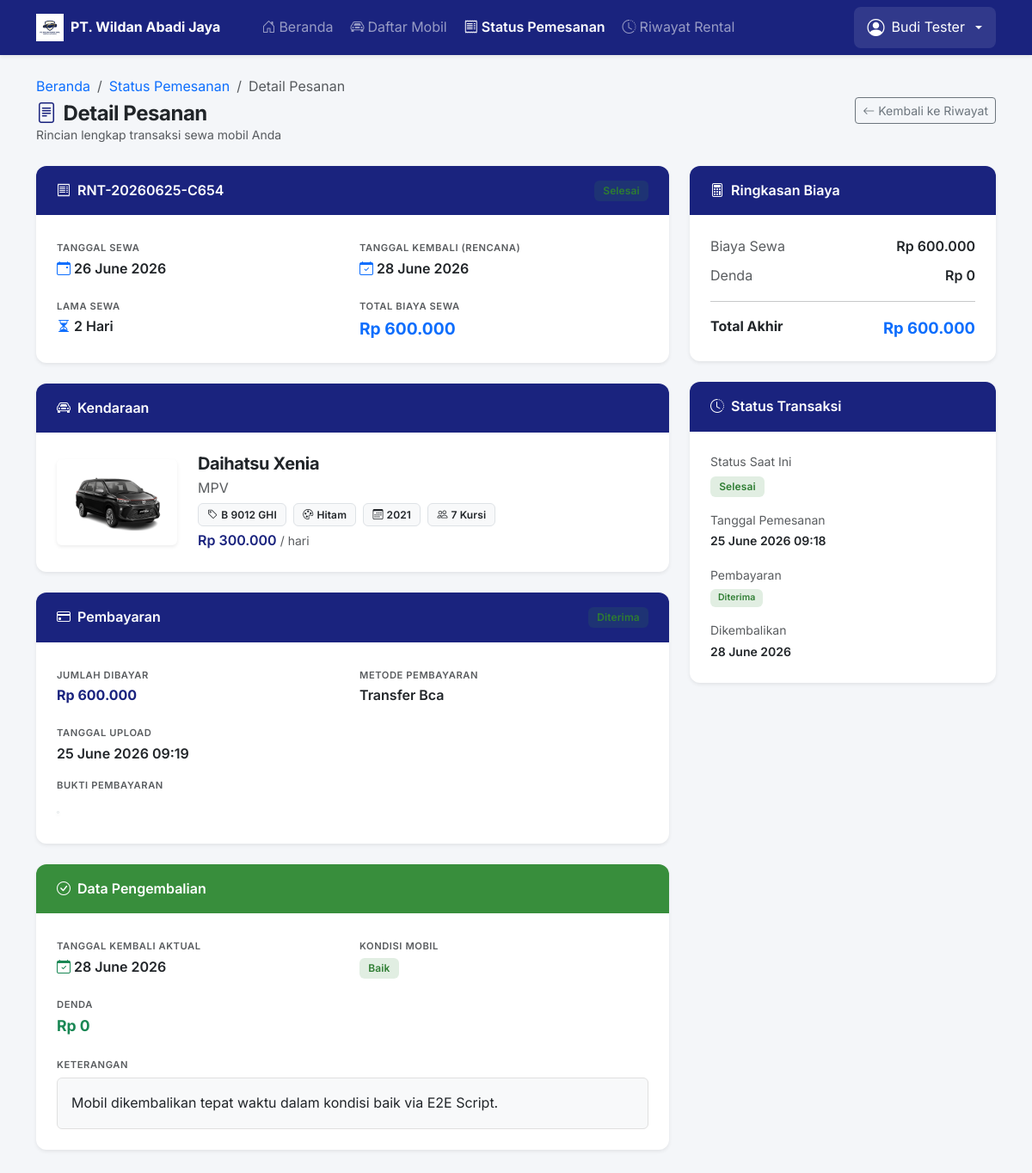
Screenshot of /customer/detail-pesanan.php?id=2 (signed in) with the database file from the repository.
### tables this page shows
CREATE TABLE `pemesanan` (
  `id` int(10) UNSIGNED NOT NULL,
  `kode_pesan` varchar(25) NOT NULL,
  `customer_id` int(10) UNSIGNED NOT NULL,
  `mobil_id` int(10) UNSIGNED NOT NULL,
  `tanggal_sewa` date NOT NULL,
  `tanggal_kembali` date NOT NULL,
  `lama_sewa` tinyint(4) NOT NULL COMMENT 'dalam hari',
  `total_biaya` decimal(14,2) NOT NULL,
  `catatan` text DEFAULT NULL,
  `status` enum('menunggu_pembayaran','menunggu_konfirmasi','aktif','selesai','dibatalkan') NOT NULL DEFAULT 'menunggu_pembayaran',
  `created_at` timestamp NOT NULL DEFAULT current_timestamp(),
  `updated_at` timestamp NOT NULL DEFAULT current_timestamp() ON UPDATE current_timestamp()
);

CREATE TABLE `mobil` (
  `id` int(10) UNSIGNED NOT NULL,
  `nama_mobil` varchar(100) NOT NULL,
  `tipe` varchar(50) NOT NULL,
  `tahun` year(4) DEFAULT NULL,
  `kapasitas` tinyint(4) DEFAULT NULL COMMENT 'jumlah penumpang',
  `warna` varchar(50) DEFAULT NULL,
  `plat_nomor` varchar(20) DEFAULT NULL,
  `harga_per_hari` decimal(12,2) NOT NULL,
  `deskripsi` text DEFAULT NULL,
  `foto` varchar(255) DEFAULT NULL,
  `status` enum('tersedia','disewa','servis') NOT NULL DEFAULT 'tersedia',
  `created_at` timestamp NOT NULL DEFAULT current_timestamp(),
  `updated_at` timestamp NOT NULL DEFAULT current_timestamp() ON UPDATE current_timestamp()
);

CREATE TABLE `pembayaran` (
  `id` int(10) UNSIGNED NOT NULL,
  `pemesanan_id` int(10) UNSIGNED NOT NULL,
  `jumlah_bayar` decimal(14,2) NOT NULL,
  `metode_pembayaran` varchar(50) NOT NULL COMMENT 'transfer_bca, transfer_bri, dll',
  `bukti_pembayaran` varchar(255) NOT NULL COMMENT 'path file upload',
  `status` enum('menunggu','diterima','ditolak') NOT NULL DEFAULT 'menunggu',
  `catatan_admin` text DEFAULT NULL,
  `verified_by` int(10) UNSIGNED DEFAULT NULL COMMENT 'user_id admin yang verifikasi',
  `verified_at` timestamp NULL DEFAULT NULL,
  `created_at` timestamp NOT NULL DEFAULT current_timestamp()
);

CREATE TABLE `pengembalian` (
  `id` int(10) UNSIGNED NOT NULL,
  `pemesanan_id` int(10) UNSIGNED NOT NULL,
  `tanggal_kembali_aktual` date NOT NULL,
  `kondisi_mobil` enum('baik','rusak_ringan','rusak_berat') NOT NULL DEFAULT 'baik',
  `denda` decimal(12,2) NOT NULL DEFAULT 0.00,
  `keterangan` text DEFAULT NULL,
  `processed_by` int(10) UNSIGNED DEFAULT NULL COMMENT 'admin yang proses (jika via admin)',
  `created_at` timestamp NOT NULL DEFAULT current_timestamp()
);

### customer/detail-pesanan.php (the view, shortened to what the rows shown need)
<?php
require_once '../config/db.php';
require_once '../includes/functions.php';
$id = filter_var($_GET['id'] ?? 0, FILTER_VALIDATE_INT);
$stmt = $pdo->prepare("
    SELECT p.*,
           m.nama_mobil, m.tipe, m.plat_nomor, m.harga_per_hari, m.foto AS foto_mobil, m.warna, m.tahun, m.kapasitas
    FROM pemesanan p
    JOIN mobil m ON p.mobil_id = m.id
    WHERE p.id = ? AND p.customer_id = ?
");
$stmt->execute([$id, $_SESSION['user_id']]);
$trx = $stmt->fetch();
$stmtBayar = $pdo->prepare("SELECT * FROM pembayaran WHERE pemesanan_id = ? ORDER BY id DESC LIMIT 1");
$stmtBayar->execute([$id]);
$pembayaran = $stmtBayar->fetch();
$stmtKembali = $pdo->prepare("SELECT * FROM pengembalian WHERE pemesanan_id = ?");
$stmtKembali->execute([$id]);
$pengembalian = $stmtKembali->fetch();
require_once '../includes/header.php';
require_once '../includes/navbar-customer.php';
?>
<div class="container py-4">
    <div class="row g-4">
        <div class="col-lg-8">
            <div class="card border-0 shadow-sm mb-4" style="border-radius: 12px; overflow: hidden;">
                <div class="card-header py-3 px-4 border-0 d-flex justify-content-between align-items-center"
                     style="background-color: var(--color-primary); color: white;">
                    <span class="fw-semibold">
                        <i class="bi bi-receipt me-2"></i><?= htmlspecialchars($trx['kode_pesan']) ?>
                    </span>
                    <?= getStatusBadge($trx['status']) ?>
                </div>
                <div class="card-body p-4">
                    <div class="row g-3">
                        <div class="col-sm-6">
                            <label class="text-muted small fw-semibold text-uppercase" style="font-size:0.7rem; letter-spacing:0.05em;">
                                Tanggal Sewa
                            </label>
                            <div class="fw-semibold"><i class="bi bi-calendar-event me-1 text-primary"></i><?= date('d F Y', strtotime($trx['tanggal_sewa'])) ?></div>
                        </div>
                        <div class="col-sm-6">
                            <label class="text-muted small fw-semibold text-uppercase" style="font-size:0.7rem; letter-spacing:0.05em;">
                                Tanggal Kembali (Rencana)
                            </label>
                            <div class="fw-semibold"><i class="bi bi-calendar-check me-1 text-primary"></i><?= date('d F Y', strtotime($trx['tanggal_kembali'])) ?></div>
                        </div>
                        <div class="col-sm-6">
                            <label class="text-muted small fw-semibold text-uppercase" style="font-size:0.7rem; letter-spacing:0.05em;">
                                Lama Sewa
                            </label>
                            <div class="fw-semibold"><i class="bi bi-hourglass-split me-1 text-primary"></i><?= $trx['lama_sewa'] ?> Hari</div>
                        </div>
                        <div class="col-sm-6">
                            <label class="text-muted small fw-semibold text-uppercase" style="font-size:0.7rem; letter-spacing:0.05em;">
                                Total Biaya Sewa
                            </label>
                            <div class="fw-bold text-primary" style="font-size:1.2rem;">
                                <?= formatRupiah($trx['total_biaya']) ?>
                            </div>
                        </div>
                    </div>
                </div>
            </div>
            <div class="card border-0 shadow-sm mb-4" style="border-radius: 12px; overflow: hidden;">
                <div class="card-body p-4">
                    <div class="d-flex gap-4 align-items-center flex-wrap">
                        <?php if ($trx['foto_mobil']): ?>
                            <img src="/rental-mobil/assets/uploads/mobil/<?= htmlspecialchars($trx['foto_mobil']) ?>"
                                 alt="Foto Mobil"
                                 class="rounded shadow-sm"
                                 style="width:140px; height:100px; object-fit:cover; border-radius:10px;">
                        <?php endif; ?>
                        <div>
                            <h5 class="fw-bold mb-1"><?= htmlspecialchars($trx['nama_mobil']) ?></h5>
                            <div class="text-muted mb-1"><?= htmlspecialchars($trx['tipe']) ?></div>
                            <div class="d-flex flex-wrap gap-2 mb-1">
                                <span class="badge bg-light text-dark border"><i class="bi bi-tag me-1"></i><?= htmlspecialchars($trx['plat_nomor'] ?? '-') ?></span>
                                <?php if ($trx['warna']): ?>
                                    <span class="badge bg-light text-dark border"><i class="bi bi-palette me-1"></i><?= htmlspecialchars($trx['warna']) ?></span>
                                <?php endif; ?>
                                <?php if ($trx['tahun']): ?>
                                    <span class="badge bg-light text-dark border"><i class="bi bi-calendar3 me-1"></i><?= htmlspecialchars($trx['tahun']) ?></span>
                                <?php endif; ?>
                                <?php if ($trx['kapasitas']): ?>
                                    <span class="badge bg-light text-dark border"><i class="bi bi-people me-1"></i><?= htmlspecialchars($trx['kapasitas']) ?> Kursi</span>
                                <?php endif; ?>
                            </div>
                            <div class="mt-1 fw-semibold" style="color: var(--color-primary);">
                                <?= formatRupiah($trx['harga_per_hari']) ?> <span class="text-muted fw-normal small">/ hari</span>
                            </div>
                        </div>
                    </div>
                </div>
            </div>
            <?php if ($pembayaran): ?>
            <div class="card border-0 shadow-sm mb-4" style="border-radius: 12px; overflow: hidden;">
                <div class="card-header py-3 px-4 border-0 d-flex justify-content-between align-items-center"
                     style="background-color: var(--color-primary); color: white;">
                    <span class="fw-semibold"><i class="bi bi-credit-card me-2"></i>Pembayaran</span>
                    <?= getStatusBadge($pembayaran['status']) ?>
                </div>
                <div class="card-body p-4">
                    <div class="row g-3">
                        <div class="col-sm-6">
                            <label class="text-muted small fw-semibold text-uppercase" style="font-size:0.7rem; letter-spacing:0.05em;">
                                Jumlah Dibayar
                            </label>
                            <div class="fw-bold" style="color: var(--color-primary);"><?= formatRupiah($pembayaran['jumlah_bayar']) ?></div>
                        </div>
                        <div class="col-sm-6">
                            <label class="text-muted small fw-semibold text-uppercase" style="font-size:0.7rem; letter-spacing:0.05em;">
                                Metode Pembayaran
                            </label>
                            <div class="fw-semibold"><?= htmlspecialchars(str_replace('_', ' ', ucwords($pembayaran['metode_pembayaran'], '_'))) ?></div>
                        </div>
                        <div class="col-sm-6">
                            <label class="text-muted small fw-semibold text-uppercase" style="font-size:0.7rem; letter-spacing:0.05em;">
                                Tanggal Upload
                            </label>
                            <div class="fw-semibold"><?= date('d F Y H:i', strtotime($pembayaran['created_at'])) ?></div>
                        </div>
                        <?php if (!empty($pembayaran['bukti_pembayaran'])): ?>
                        <div class="col-12">
                            <label class="text-muted small fw-semibold text-uppercase d-block mb-2" style="font-size:0.7rem; letter-spacing:0.05em;">
                                Bukti Pembayaran
                            </label>
                            <?php
                            $ext = strtolower(pathinfo($pembayaran['bukti_pembayaran'], PATHINFO_EXTENSION));
                            $buktiUrl = '/rental-mobil/assets/uploads/bukti-bayar/' . htmlspecialchars($pembayaran['bukti_pembayaran']);
                            ?>
                            <?php if ($ext === 'pdf'): ?>
                                <a href="<?= $buktiUrl ?>" target="_blank" class="btn btn-sm btn-outline-danger">
                                    <i class="bi bi-file-pdf me-1"></i>Lihat PDF
                                </a>
                            <?php else: ?>
                                <img src="<?= $buktiUrl ?>"
                                     alt="Bukti Bayar"
                                     class="rounded shadow-sm border"
                                     style="max-height: 120px; max-width: 200px; object-fit: cover; cursor: pointer;"
                                     data-bs-toggle="modal"
                                     data-bs-target="#modalBuktiDetail"
                                     title="Klik untuk memperbesar">
                            <?php endif; ?>
                        </div>
                        <?php endif; ?>
                    </div>
                </div>
            </div>
            <?php endif; ?>
            <?php if ($pengembalian): ?>
            <div class="card border-0 shadow-sm mb-4" style="border-radius: 12px; overflow: hidden;">
                <div class="card-header py-3 px-4 border-0" style="background-color: var(--color-success); color: white;">
                    <span class="fw-semibold"><i class="bi bi-check-circle me-2"></i>Data Pengembalian</span>
                </div>
                <div class="card-body p-4">
                    <div class="row g-3">
                        <div class="col-sm-6">
                            <label class="text-muted small fw-semibold text-uppercase" style="font-size:0.7rem; letter-spacing:0.05em;">
                                Tanggal Kembali Aktual
                            </label>
                            <div class="fw-semibold"><i class="bi bi-calendar-check text-success me-1"></i><?= date('d F Y', strtotime($pengembalian['tanggal_kembali_aktual'])) ?></div>
                        </div>
                        <div class="col-sm-6">
                            <label class="text-muted small fw-semibold text-uppercase" style="font-size:0.7rem; letter-spacing:0.05em;">
                                Kondisi Mobil
                            </label>
                            <div><?= getStatusBadge($pengembalian['kondisi_mobil']) ?></div>
                        </div>
                        <div class="col-sm-6">
                            <label class="text-muted small fw-semibold text-uppercase" style="font-size:0.7rem; letter-spacing:0.05em;">
                                Denda
                            </label>
                            <div class="fw-bold <?= $pengembalian['denda'] > 0 ? 'text-danger' : 'text-success' ?>" style="font-size:1.1rem;">
                                <?= formatRupiah($pengembalian['denda']) ?>
                            </div>
                        </div>
                        <?php if ($pengembalian['keterangan']): ?>
                        <div class="col-12">
                            <label class="text-muted small fw-semibold text-uppercase" style="font-size:0.7rem; letter-spacing:0.05em;">
                                Keterangan
                            </label>
                            <div class="mt-1 p-3 rounded" style="background:#f8f9fa; border:1px solid var(--color-border);">
                                <?= htmlspecialchars($pengembalian['keterangan']) ?>
                            </div>
                        </div>
                        <?php endif; ?>
                    </div>
                </div>
            </div>
            <?php endif; ?>
        </div>
        <div class="col-lg-4">
            <div class="card border-0 shadow-sm mb-4" style="border-radius: 12px; overflow: hidden;">
                <div class="card-body p-4">
                    <div class="d-flex justify-content-between mb-2">
                        <span class="text-muted">Biaya Sewa</span>
                        <span class="fw-semibold"><?= formatRupiah($trx['total_biaya']) ?></span>
                    </div>
                    <?php
                    $denda = $pengembalian ? (float)$pengembalian['denda'] : 0;
                    $totalAkhir = (float)$trx['total_biaya'] + $denda;
                    ?>
                    <div class="d-flex justify-content-between mb-2">
                        <span class="text-muted">Denda</span>
                        <span class="fw-semibold <?= $denda > 0 ? 'text-danger' : '' ?>"><?= formatRupiah($denda) ?></span>
                    </div>
                    <div class="d-flex justify-content-between">
                        <span class="fw-bold">Total Akhir</span>
                        <span class="fw-bold text-primary" style="font-size:1.15rem;"><?= formatRupiah($totalAkhir) ?></span>
                    </div>
                </div>
            </div>
            <div class="card border-0 shadow-sm mb-4" style="border-radius: 12px; overflow: hidden;">
                <div class="card-body p-4">
                    <div class="mb-3">
                        <span class="text-muted small d-block">Tanggal Pemesanan</span>
                        <span class="fw-semibold small"><?= date('d F Y H:i', strtotime($trx['created_at'])) ?></span>
                    </div>
                    <?php if ($pengembalian): ?>
                    <div class="mb-0">
                        <span class="text-muted small d-block">Dikembalikan</span>
                        <span class="fw-semibold small"><?= date('d F Y', strtotime($pengembalian['tanggal_kembali_aktual'])) ?></span>
                    </div>
                    <?php endif; ?>
                </div>
            </div>
        </div>
    </div>
</div>
<?php
require_once '../includes/footer.php';
?>

### rows the page displays
pemesanan: kode_pesan "RNT-20260625-C654", tanggal_sewa "26 June 2026", tanggal_kembali "28 June 2026", lama_sewa "2", total_biaya "Rp 600.000", mobil.foto (picture), mobil.nama_mobil "Daihatsu Xenia", mobil.tipe "MPV", mobil.plat_nomor "B 9012 GHI", mobil.warna "Hitam", mobil.tahun "2021", mobil.kapasitas "7", mobil.harga_per_hari "Rp 300.000", total_biaya.denda "Rp 600.000", created_at "25 June 2026 09:18"
pembayaran: jumlah_bayar "Rp 600.000", metode_pembayaran "Transfer Bca", created_at "25 June 2026 09:19", bukti_pembayaran (picture)
pengembalian: tanggal_kembali_aktual "28 June 2026", denda "Rp 0", keterangan "Mobil dikembalikan tepat waktu dalam kondisi baik via E2E Script."

### other values shown
$_SESSION['nama'] "Budi Tester"
$label "Selesai Diterima Baik Selesai Diterima"
